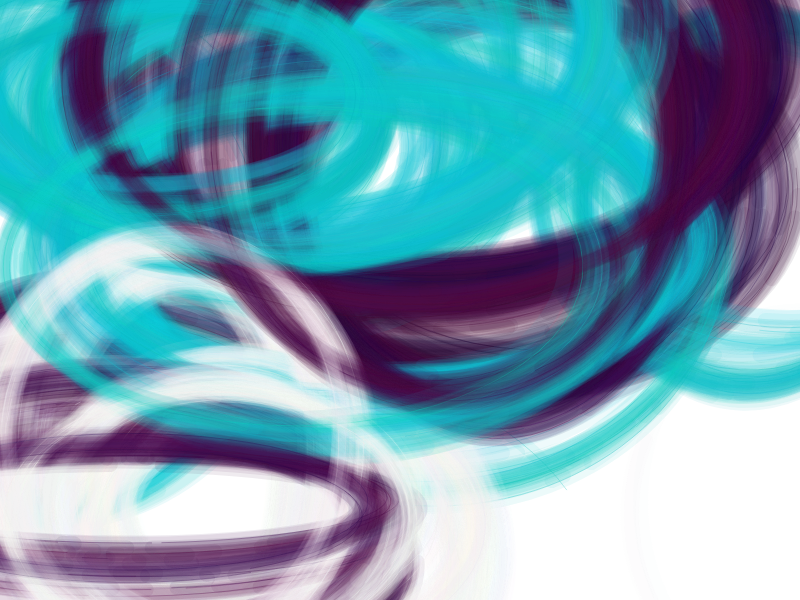
Frame 1 (no input)
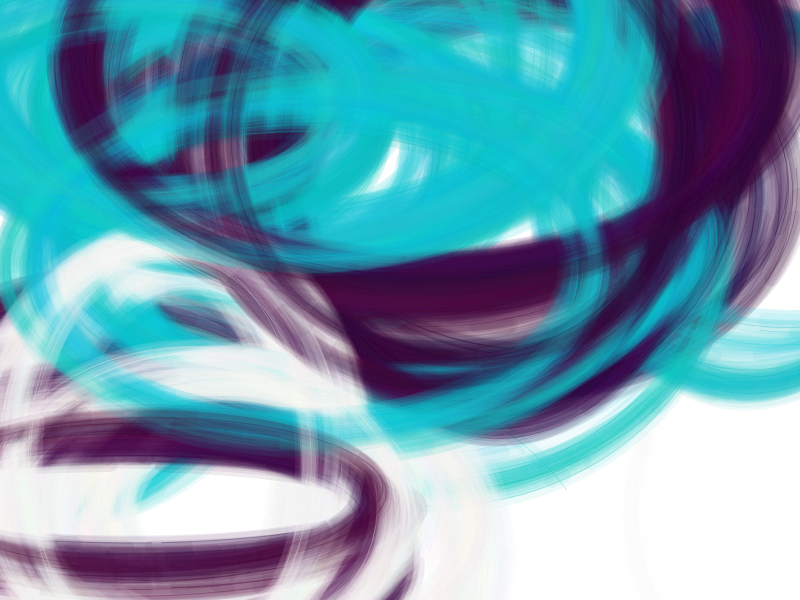
Frame 60 (no input)
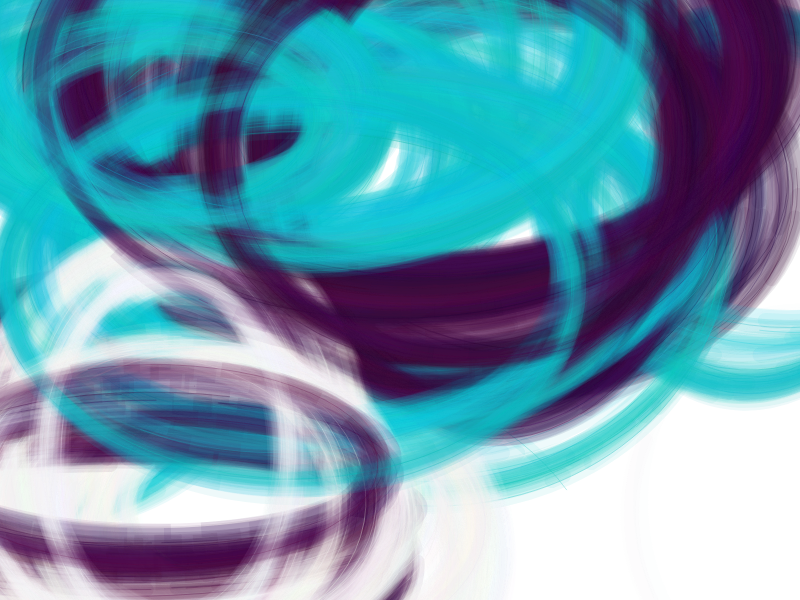
Frame 120 (the mouse pressed at the canvas centre since frame 60)

The p5.js sketch that drew these frames (run headless with seeded random() and noise() and a simulated clock; from frame 60 on, the mouse is pressed at the canvas centre):

// p5.js sketch
// ── sketch.js
var crange = 15;
var c,c1,c2,c3,c4,c5,c6,c7,c8,c9,c10;
var trans = 20;

function setup() {
  createCanvas(displayWidth, displayHeight);
  noFill();
  c = new Circler(0,50,170,210,170,230);
  c4 = new Circler(0,50,170,210,170,230);
  c5 = new Circler(0,50,170,210,170,230);
  c6 = new Circler(20,95,0,15,35,95);
  c7 = new Circler(20,95,0,15,35,95);
  c8 = new Circler(20,95,0,15,35,95);
  c9 = new Circler(225,250,225,250,225,250);
  c10 = new Circler(225,250,225,250,225,250);
  for(var i = 0; i < 500; i++) {
    c.drawIt();
    c4.drawIt();
    c5.drawIt();
    c6.drawIt();
    c7.drawIt();
    c8.drawIt();
    c9.drawIt();
    c10.drawIt();
  }
}

function csize(s) {
  return max(50,s + random(-10,10));
}

function newRGB(o) {
  return max(min(255,o + random(-crange, crange)),0);
}

function Circler(rmin, rmax,gmin,gmax,bmin,bmax) {
  this.r = random(rmin,rmax);
  this.g = random(gmin,gmax);
  this.b = random(bmin,bmax);
  this.w = random(300,600);
  this.h = this.w + random(-50,50);
  this.px = width*0.5 + random(-width/2.0,width*0.5);
  this.py = height*0.5 + random(-height/2.0,height*0.5);
  this.redmax = rmax;
  this.greenmax = gmax;
  this.bluemax = bmax;
  this.redmin = rmin;
  this.greenmin = gmin;
  this.bluemin = bmin;

  this.drawIt = function() {
    this.r = newRGB(this.r);
    if(this.r > this.redmax || this.r < this.redmin) {
      this.r = random(this.redmin, this.redmax);
    }
    this.g = newRGB(this.g);
    if(this.g > this.greenmax || this.g < this.greenmin) {
      this.g = random(this.greenmin, this.greenmax);
    }
    this.b = newRGB(this.b);
    if(this.b > this.bluemax || this.b < this.bluemin) {
      this.b = random(this.bluemin, this.bluemax);
    }
    stroke(this.r,this.g,this.b,trans);
    strokeWeight(15);
    this.px = this.px + random(-5,5);
    this.py = this.py + random(-5,5);
    if(this.px > width || this.px < 0){
      this.px = width*0.5 + random(-width/2.0,width*0.5);
    }
    if(this.py > height || this.py < 0){
      this.py = height*0.5 + random(-height/2.0,height*0.5);
    }
    this.w = csize(this.w);
    this.h = csize(this.h);
    this.end = random(2 * PI);
    this.start = this.end + random(-1,1);
    arc(this.px,this.py,this.w,this.h,this.start,this.end);
    if(random(6)>5){
      strokeWeight(0.5)
      stroke(this.r,this.g,this.b,150+ random(-20,20));
      arc(this.px,this.py,this.w,this.h,this.start+random(-0.25,0.25),this.end+random(-0.25,0.25));
    }
  };
};

function draw() {
  strokeCap(SQUARE);
  c.drawIt();
  //c1.drawIt();
  //c2.drawIt();
  //c3.drawIt();
  c4.drawIt();
  c5.drawIt();
  c6.drawIt();
    c7.drawIt();
    c8.drawIt();
    c9.drawIt();
    c10.drawIt();
}
